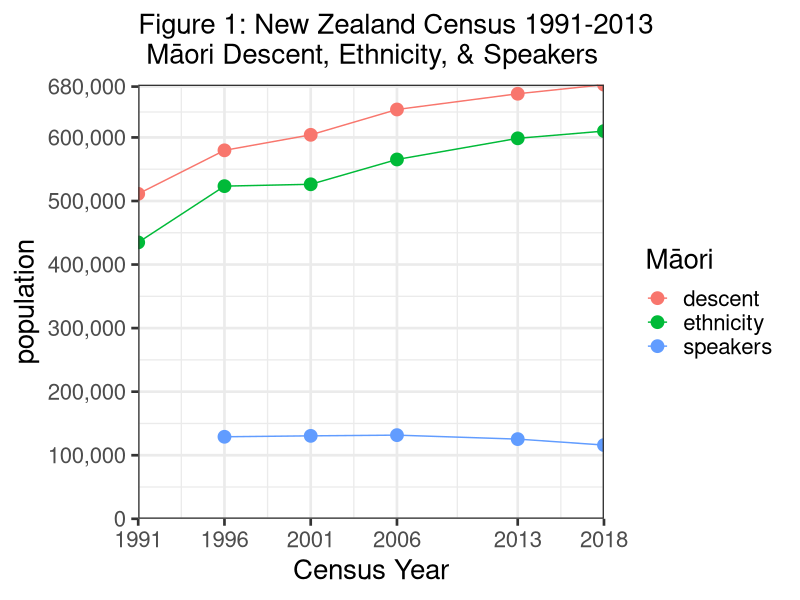
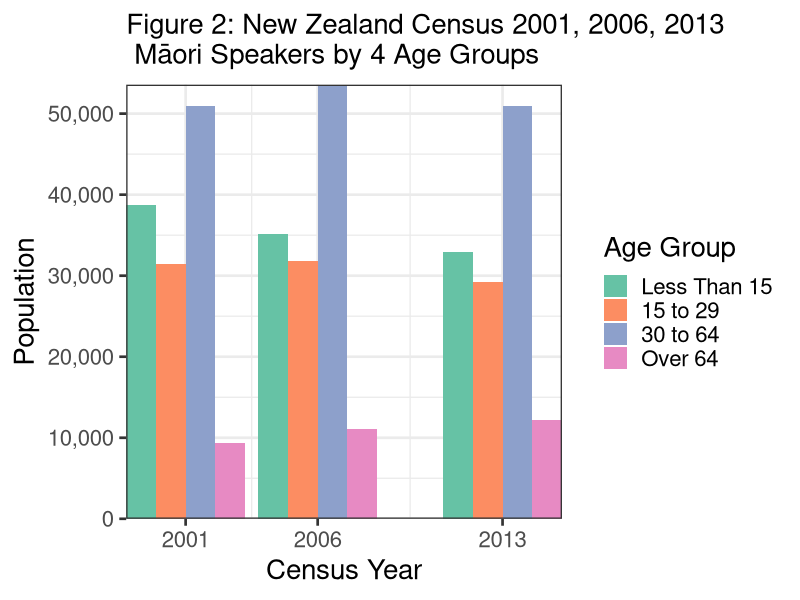
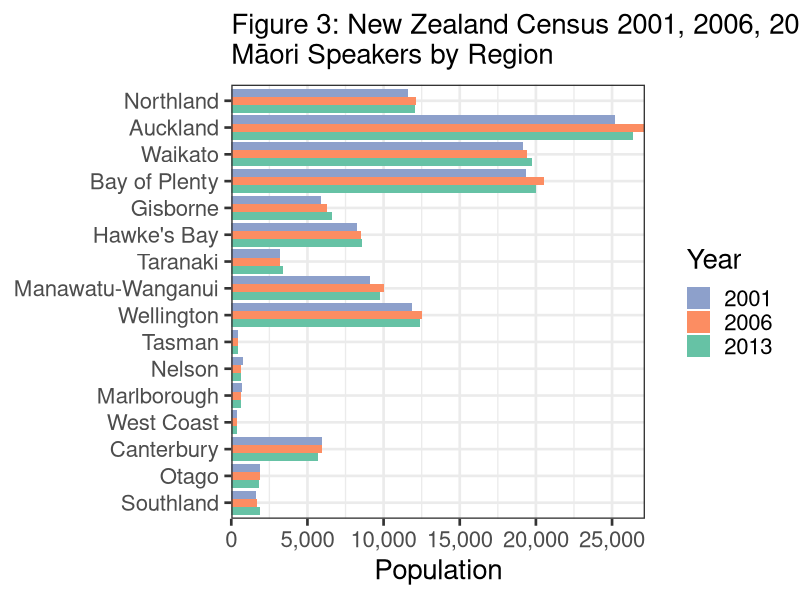
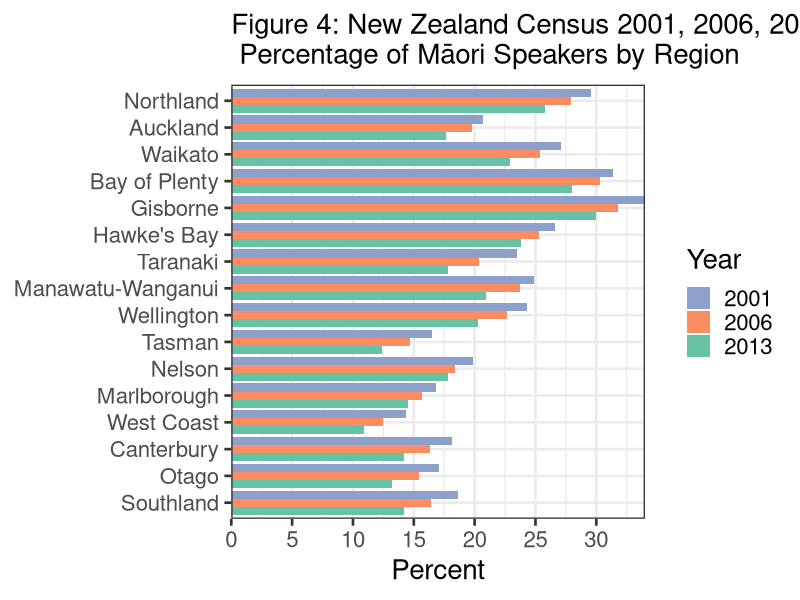
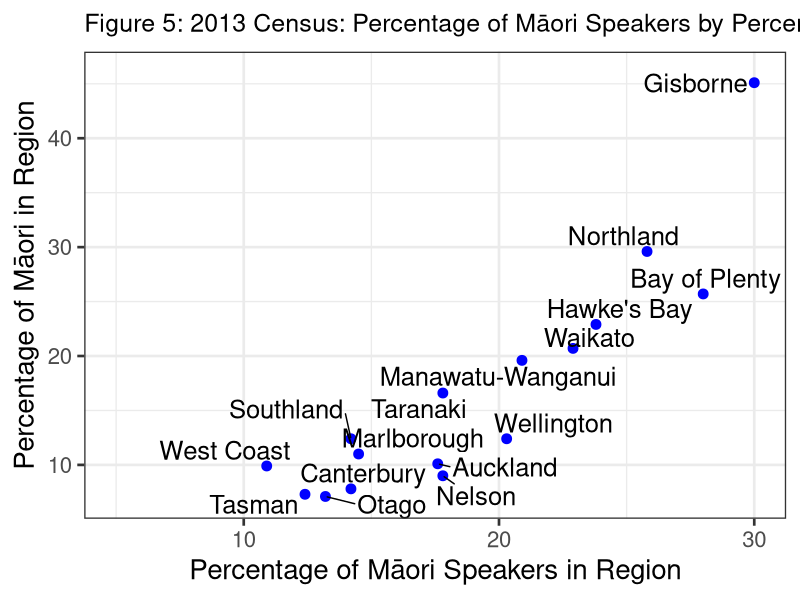
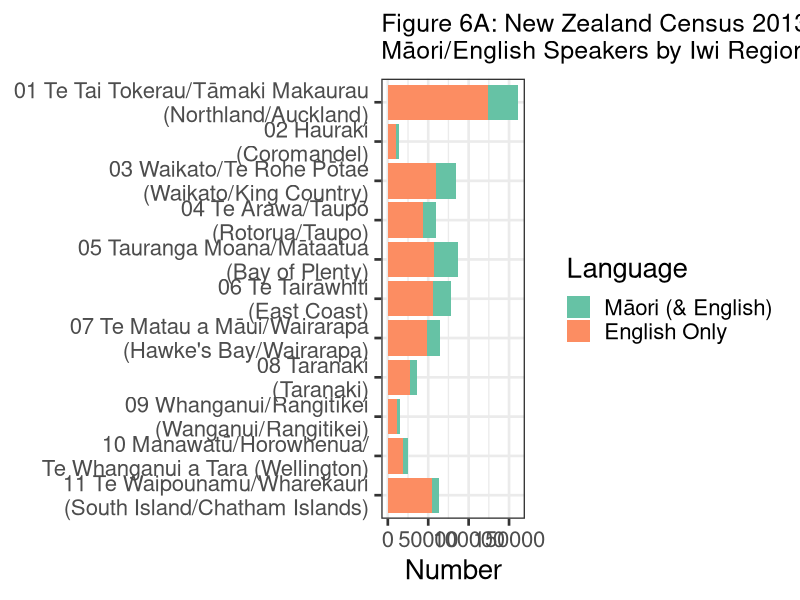
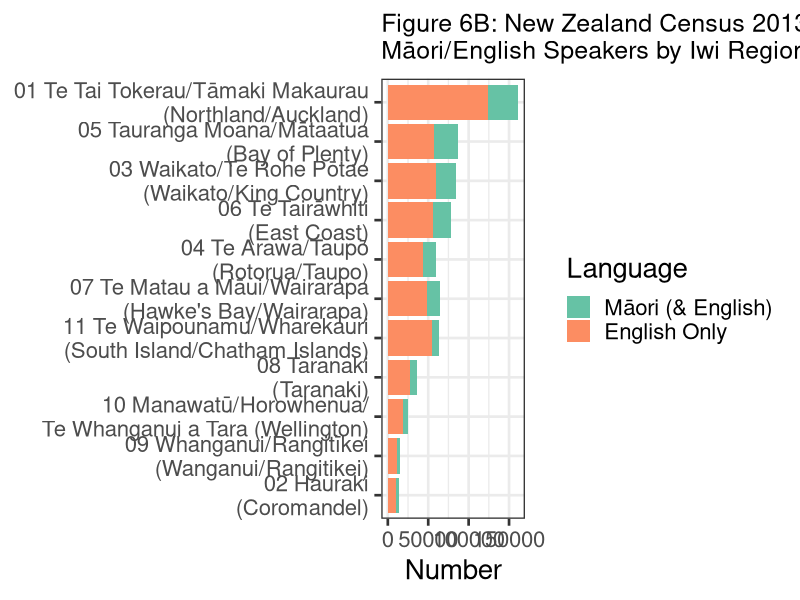
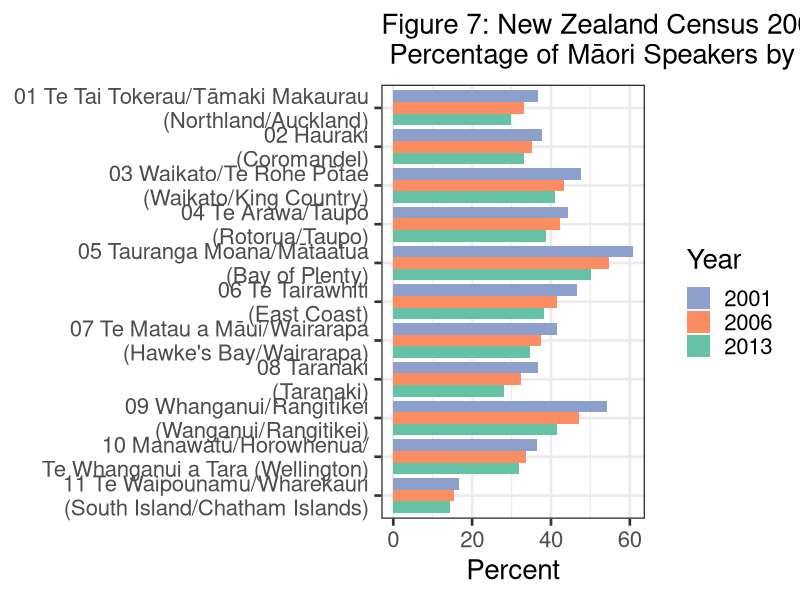

Here is the R script that generated these plots, in order:
# start R script #
# Maori Language stats from NZ Censuses, Peter J Keegan, updated 19 Jan 2016
# all data created in the script, self contained but not best way to do things.
# Done using OSX, if using Windows etc. check Unicode OK.
# object names mostly lower case, or sometimes lowerCamelCase
# d.. usually indicates dataframe, plot.. indicates plot object
#
#
library(ggplot2);library(ggrepel)
library(reshape2)
library(scales)
#
#
# Section 1 Overview
# Create vectors of NZ Census (Maori) Data, with addition of my 2018 guestimates
#
year <- c(1991, 1996, 2001, 2006, 2013, 2018)
ethnicity <- c(434847, 523371, 526281, 565329, 598605, 610000)
descent <- c(511278, 579714, 604110, 643977, 668724, 683000)
speakers <- c(NA, 129048, 130482, 131613, 125352, 116000) # no lang. qu pre 1996
#
# Combine to R dataframe
#
d001 <- data.frame(year, descent, ethnicity, speakers)
#
rm(descent, ethnicity, speakers, year) # Get rid of redundant vectors
#
# Convert data from wide to long format and stack
#
d001a <- melt(d001, id.vars = "year",
               measure.vars = c("descent", "ethnicity", "speakers"),
              variable.name = "maori",
                 value.name = "population")
#
# plot 1 1st attempt
#
# ggplot(d001a, aes(x=year, y=population, colour=maori, group=maori)) +
# geom_line() + geom_point(size=4)
#
# plot 1 Final
#
plot01a <- ggplot(d001a, aes(x = year, y = population, colour = maori,
  group = maori)) + labs(colour = "M\u0101ori")
plot01b <- plot01a + ggtitle(paste0("Figure 1: New Zealand Census 1991-2013",
"\n M\u0101ori Descent, Ethnicity, & Speakers"))
plot01c <- plot01b + geom_line() + geom_point(size = 4)
plot01d <- plot01c + scale_y_continuous(labels = comma,
  breaks = c(0, 100000, 200000, 300000, 400000, 500000, 600000, 680000),
  expand = c(0, 0))
plot01e <- plot01d + expand_limits(y = 0, x = 2018) + theme_bw(base_size = 20)
plot01f <- plot01e + scale_x_continuous(name = "Census Year",
  breaks = c(1991, 1996, 2001, 2006, 2013, 2018), expand = c(0, 0))
plot01f + theme (plot.title = element_text(size = 20))
#
#
rm(plot01a, plot01b, plot01c, plot01d, plot01e)
#
#
# Section 2 Maori Speakers by 4 age groups
#
# Create vectors of NZ Census Data, Maori speakers by age group by year
# (2001, 2006, 2013)
#
year <- c(2001, 2006, 2013)
agelessthan15 <- c(38673, 35151, 32961)
age15to29 <- c(31479, 31860, 29232)
age30to64 <- c(50967, 53574, 50910)
ageover64 <- c(9363, 11031, 12249)
#
# Combine to dataframe
#
d002 <- data.frame(year, agelessthan15, age15to29, age30to64, ageover64)
#
rm(year, agelessthan15, age15to29, age30to64, ageover64) # delete redundant vectors
#
# Convert data from wide to long format & stack
#
d002a <- melt(d002, id.vars = "year",
               measure.vars = c("agelessthan15", "age15to29", "age30to64", "ageover64"),
              variable.name = "agegroup",
                 value.name = "pop")
#
#
#
# plot 2, 1st attempt
#
# plot02a <- ggplot(d002a, aes(x=year, y=pop, fill=agegroup)) +
# geom_bar(position="dodge", stat="identity")
# plot02a + theme_bw(base_size = 20) +
# ggtitle("Census: Maori language speakers by 4 Age Groups")
#
# change plot 2 colours
#
plot02a <- ggplot(d002a, aes(x = year, y = pop, fill = agegroup)) +
  geom_bar(position = "dodge", stat = "identity")
plot02b <- plot02a + scale_fill_brewer(palette = "Set2", name = "Age Group",
  labels = c("Less Than 15", "15 to 29", "30 to 64", "Over 64")) +
  theme_bw(base_size = 20)
plot02c <- plot02b + ggtitle(paste0("Figure 2: New Zealand Census 2001, 2006, ",
"2013 \n M\u0101ori Speakers by 4 Age Groups"))
plot02d <- plot02c + scale_y_continuous(name = "Population", labels = comma,
  breaks = c(0, 10000, 20000, 30000, 40000, 50000, 60000), expand = c(0, 0))
plot02e <- plot02d + scale_x_continuous(name = "Census Year",
  breaks = c(2001, 2006, 2013), expand = c(0, 0))
plot02e + theme (plot.title = element_text(size = 20))
#
rm(plot02a, plot02b, plot02c, plot02d)
#
#
# Section 3
#
# New Zealand Census, No. of Maori language speakers by Regions, 2001 to 2013
#
# Create vectors of Stats Census Regions
#
rorder <- c(1, 2, 3, 4, 5, 6, 7, 8, 9, 10, 11, 12, 13, 14, 15, 16)
#
cregion <- c("Northland", "Auckland", "Waikato", "Bay of Plenty", "Gisborne",
  "Hawke's Bay", "Taranaki", "Manawatu-Wanganui", "Wellington",
  "Tasman", "Nelson", "Marlborough", "West Coast", "Canterbury",
  "Otago", "Southland")
cregionrev <- rev(cregion)
#
#
#
spr2001 <- c(12045, 26373, 19749, 19995, 6591, 8550, 3423, 9795, 12423, 459,
  639, 654, 366, 5712, 1800, 1872)
pop2001 <- c(40734, 127626, 72822, 63654, 19365, 32085, 14559, 39267, 51123,
  2778, 3219, 3894, 2547, 31635, 10545, 10038)
per2001 <- c(29.6, 20.7, 27.1, 31.4, 34, 26.6, 23.5, 24.9, 24.3, 16.5,
  19.9, 16.8, 14.4, 18.1, 17.1, 18.6)
spr2006 <- c(12141, 27162, 19422, 20508, 6276, 8493, 3216, 10047, 12552,
  450, 666, 669, 363, 5979, 1896, 1710)
pop2006 <- c(43530, 137133, 76572, 67662, 19761, 33555, 15798, 42285,
  55437, 3063, 3615, 4275, 2916, 36669, 12273, 10422)
per2006 <- c(27.89, 19.81, 25.36, 30.31, 31.76, 25.31, 20.36, 23.76,
  22.64, 14.69, 18.42, 15.65, 12.45, 16.31, 15.45, 16.41)
spr2013 <- c(11586, 25173, 19176, 19326, 5901, 8256, 3228, 9114, 11841,
  426, 741, 693, 345, 5958, 1902, 1647)
pop2013 <- c(44931, 142770, 83742, 68943, 19683, 34662, 18150, 43599,
  58338, 3441, 4167, 4776, 3171, 41910, 14385, 11607)
per2013 <- c(25.79, 17.63, 22.9, 28.03, 29.98, 23.82, 17.79, 20.9,
  20.3, 12.38, 17.78, 14.51, 10.88, 14.22, 13.22, 14.19)
#
d003 <- data.frame(rorder, cregion, spr2001, pop2001, per2001,
  spr2006, pop2006, per2006, spr2013, pop2013, per2013)
#
rm(rorder, spr2001, pop2001, per2001, spr2006, pop2006,
  per2006, spr2013, pop2013, per2013)
#
d003a <- d003[c(2, 9, 6, 3)]
#
d003b <- melt(d003a, id.vars = "cregion",
    measure.vars = c("spr2001", "spr2006", "spr2013"),
    variable.name = "Year",
    value.name = "Population")
#
# plot 3 1st basic, then improve
#
# ggplot(d003b, aes(x = cregion, y = Population, fill = Year)) +
# geom_bar(position = "dodge", stat = "identity")
#
#
# plot 3 final plot
#
plot03c <- ggplot(d003b, aes(x = cregion, y = Population, fill = Year)) +
  geom_bar(position = "dodge", stat = "identity")
plot03d <- plot03c + coord_flip() + theme_bw(base_size = 20) +
  theme (plot.title = element_text(size=20))
plot03e <- plot03d + scale_fill_brewer(palette = "Set2",
  labels =c("2013", "2006", "2001"))
plot03f <- plot03e + ggtitle(paste0("Figure 3: New Zealand Census 2001, 2006, ",
"2013\nM\u0101ori Speakers by Region"))
plot03g <- plot03f + scale_x_discrete(limits = cregionrev)
plot03f <- plot03g + scale_y_continuous(labels = comma,
  breaks = c(0, 5000, 10000, 15000, 20000, 25000, 30000), expand = c(0, 0))
plot03f + guides(fill = guide_legend(reverse=TRUE)) +
  theme(axis.title.y = element_blank())
#
rm(plot03c, plot03d, plot03e, plot03f, plot03g)
#
#
# Section 4 #
#
# New Zealand Census % of Maori language speakers by Regions, 2001 to 2013
#
d004a <- d003[c(2, 11, 8, 5)]
#
d004b <- melt(d004a, id.vars = "cregion",
                measure.vars = c("per2013", "per2006", "per2001"),
                variable.name = "Year",
                   value.name = "Percent")
#
#
#names(d004b) <- c("Region", "Year", "Percent")
#
# plot 4, 1st basic then improve
#
# plot4a <- ggplot(d004b, aes(x=Region, y=Percent, fill=Year)) +
# geom_bar(position="dodge", stat="identity")
# plot4a + theme_bw(base_size = 16) +
# ggtitle("Census: % of Maori language speakers by Region") + coord_flip()
#
# plot 4 change plot colours
#
# plot04b <- ggplot(d004b, aes(x=Region, y=Percent, fill=Year)) +
# geom_bar(position="dodge", stat="identity")
# plot04bb <- cplot04b + scale_fill_brewer(palette="Set2") +
# theme_bw(base_size = 16) + coord_flip()
# plot04bb + ggtitle("Census: % Maori language speakers by Region")
#
# plot 4 add region labels
#
# plot04c <- ggplot(d004b, aes(x=Region, y=Percent, fill=Year)) +
# geom_bar(position="dodge", stat="identity")
# plot04d <- plot04c + scale_fill_brewer(palette="Set2") +
# theme_bw(base_size = 16)
# plot04e <- plot04d + ggtitle("Fig. 4: Census: % of Maori speakers by Region")
# plot04e + scale_x_discrete(limits=c("Southland", "Otago", "Canterbury",
# "West Coast", "Marlborough", "Nelson", "Tasman", "Wellington",
# "Manawatu-Wanganui", "Taranaki", "Hawke's Bay", "Gisborne",
# "Bay of Plenty", "Waikato", "Auckland", "Northland")) +
# theme(axis.title.y = element_blank())
#
# plot 4 Final, get legend labels correct and in order
#
plot04h <- ggplot(d004b, aes(x = cregion, y = Percent, fill = Year)) +
  geom_bar(position = "dodge", stat = "identity")
plot04i <- plot04h + scale_fill_brewer(palette = "Set2",
  labels =c("2013", "2006", "2001")) + coord_flip()
plot04j <- plot04i + theme_bw(base_size = 20)
plot04k <- plot04j + ggtitle(paste0("Figure 4: New Zealand Census 2001, 2006, ",
"2013\n Percentage of M\u0101ori Speakers by Region"))
plot04l <- plot04k + scale_x_discrete(limits = cregionrev)
plot04m <- plot04l + theme(axis.title.y = element_blank())
plot04n <- plot04m + scale_y_continuous(breaks = c(0, 5, 10, 15, 20, 25, 30,
  35), expand = c(0, 0))
plot04o <- plot04n + guides(fill = guide_legend(reverse = TRUE))
plot04o + theme (plot.title = element_text(size = 20))
#
rm(plot04h, plot04i, plot04j, plot04k, plot04l, plot04m, plot04n)
#
# Section 5
#
# NZ Census Data % of Maori speakers by Regions vs. % of total Regional pop.2013
#
# Create vectors of NZ Census Data for 2013
#
# Region (already created)
#
perSpkr13 <- c(25.8, 17.6, 22.9, 28.0, 30.0, 23.8, 17.8, 20.9, 20.3,
  12.4, 17.8, 14.5, 10.9, 14.2, 13.2, 14.2)
#
perPop13 <- c(29.6, 10.1, 20.7, 25.7, 45.1, 22.9, 16.6, 19.6, 12.4,
  7.3, 9.0, 11.0, 9.9, 7.8, 7.1, 12.4)
#
# Combine to dataframe
#
d005 <- data.frame(cregion, perSpkr13, perPop13)
#
rm(perSpkr13, perPop13)
#
#
#
# plot 5, basic then improve
#
# plot05 <- ggplot(d005, aes(x=perSpkr13, y=perPop13, fill=cregion)) +
# geom_point() + theme_bw(base_size = 16)
# plot05 + ggtitle("2013 Census: % Speakers by % of Region Pop.")
#
# plot 5 - add labels, hide key
#
# plot5a <- ggplot(d005, aes(x=perSpkr13, y=perPop13, fill=cregion)) +
# geom_point() + theme_bw(base_size = 16)
# plot5b <- plot5a + geom_text(aes(label=Region), hjust=1.1, vjust=.5, size=6) +
# xlim(5,40)+ ylim(5,50)
# plot5b + guides(fill=FALSE) +
# ggtitle("2013 Census: Maori % Speakers by % of Region Pop.")
#
# Plot 5, ex final R plot 2015
#
# plot05c <- ggplot(d005, aes(x = perSpkr13, y = perPop13, fill = cregion)) +
#   geom_point(colour = "blue", size = 4)
# plot05d <- plot05c + theme_bw(base_size = 20) + guides(fill=FALSE)
# plot05e <- plot05d + ggtitle(paste0("Figure 5: 2013 Census: % of M\u0101ori ",
# "Speakers by Percentage Region Population"))
# plot05f <- plot05e + theme (plot.title = element_text(size = 18))
# plot05g <- plot05f + geom_text(aes(label = cregion), hjust = 1.1,
#   vjust = .5, size = 6) + xlim(5, 30) + ylim(7, 46)
# plot05g + xlab("Percentage of M\u0101ori Speakers in Region") +
#   ylab("Percentage of M\u0101ori in Region")
#
# rm(plot05c, plot05d, plot05e, plot05f)
#
# Plot 5, Final R plot 2016
# use Geoms from ggrepel to fix overlapping labels
#
plot05cc <- ggplot(d005, aes(x = perSpkr13, y = perPop13, fill = cregion)) +
  geom_point(colour = "blue", size = 3)
plot05cd <- plot05cc + theme_bw(base_size = 20) + guides(fill=FALSE)
plot05ce <- plot05cd + ggtitle(paste0("Figure 5: 2013 Census: Percentage ",
    "of M\u0101ori Speakers by Percentage Region Population"))
plot05cf <- plot05ce + theme (plot.title = element_text(size = 18))
plot05cg <- plot05cf + geom_text_repel(aes(perSpkr13, perPop13, label = cregion),
    size = 6.5, force = 1) + xlim(5, 30) + ylim(7, 46)
plot05cg + xlab("Percentage of M\u0101ori Speakers in Region") +
  ylab("Percentage of M\u0101ori in Region")
#
rm(plot05cc, plot05cd, plot05ce, plot05cf)
#
#
#
# Section 6
#
# Create vectors of NZ Iwi-Region speakers of Maori for 2001, 2006, 2013
#
iwiregion <- c("01 Te Tai Tokerau/Tāmaki Makaurau\n (Northland/Auckland)",
  "02 Hauraki\n (Coromandel)",
  "03 Waikato/Te Rohe Pōtae\n (Waikato/King Country)",
  "04 Te Arawa/Taupō\n (Rotorua/Taupo)",
  "05 Tauranga Moana/Mātaatua\n (Bay of Plenty)",
  "06 Te Tairāwhiti\n (East Coast)",
  "07 Te Matau a Māui/Wairarapa\n (Hawke's Bay/Wairarapa)",
  "08 Taranaki\n (Taranaki)",
  "09 Whanganui/Rangitīkei\n (Wanganui/Rangitikei)",
  "10 Manawatū/Horowhenua/\n Te Whanganui a Tara (Wellington)",
  "11 Te Waipounamu/Wharekauri\n (South Island/Chatham Islands)")
#
iwiregionrev <- rev(iwiregion) # useful for plots
#
#
#
c2001M <- c(36012, 2508, 21954, 15708, 26454, 21429, 15696, 7149, 3990, 4569,
  6468)
c2001E <- c(98220, 6663, 46077, 35322, 43473, 45948, 37812, 19497, 7356,
  12525, 38856)
c2001T <- c(134232, 9171, 68031, 51030, 69927, 67377, 53508, 26646,
  11346, 17094, 45324)
c2001Per <- c(36.6, 37.6, 47.6, 44.4, 60.8, 46.6, 41.5, 36.6, 54.2, 36.4, 16.6)
c2006M <- c(39285, 3363, 22848, 16599, 28935, 23226, 17229, 7869, 4449,
  5295, 7710)
c2006E <- c(118527, 9504, 52665, 39063, 52947, 55809, 45966, 24234,
  9450, 15693, 49881)
c2006T <- c(157812, 12867, 75513, 55662, 81882, 79035, 63195, 32103,
  13899, 20988, 57591)
c2006Per <- c(33.1, 35.3, 43.3, 42.4, 54.6, 41.6, 37.4, 32.4, 47, 33.7, 15.4)
c2013M <- c(37140, 3492, 24666, 16743, 28890, 21588, 16680, 7842,
  4569, 6141, 7944)
c2013E <- c(124503, 10539, 60237, 43062, 57459, 56412, 48132, 27963,
  11001, 19287, 55284)
c2013T <- c(161643, 14031, 84903, 59805, 86349, 78000, 64812, 35805,
  15570, 25428, 63228)
c2013Per <- c(29.8, 33.1, 40.9, 38.8, 50.2, 38.2, 34.6, 28,
  41.5, 31.8, 14.3)
#
# Combine to dataframe
#
d006 <- data.frame(iwiregion, c2001M, c2001E, c2001T, c2001Per, c2006M,
  c2006E, c2006T, c2006Per, c2013M, c2013E, c2013T, c2013Per)
rm(c2001M, c2001E, c2001T, c2001Per, c2006M, c2006E, c2006T,
  c2006Per, c2013M, c2013E, c2013T, c2013Per)
#
d006a <- d006[c(1, 13, 9, 5)]
#
d006b <- melt(d006a, id.vars = "iwiregion")
names(d006b) <- c("iwiregion", "Year", "Percent")
#
d006c <- d006[c(1, 10, 11)]
d006d <- melt(d006c, id.vars = "iwiregion")
names(d006d) <- c("iwiregion", "Language", "Number")
#
# Plot 6
#
#
# plot06a <- ggplot(d006d, aes(x=iwiregion, y=Number, fill=Language)) +
# geom_bar(stat="identity")
# plot06a+ theme_bw(base_size = 18) +
# ggtitle("Maori/English Speakers by Iwi Region") + coord_flip()
#
#
plot06b <- ggplot(d006d, aes(x = iwiregion, y = Number, fill = Language)) +
  geom_bar(stat = "identity")
plot06c <- plot06b + ggtitle(paste0("Figure 6A: New Zealand Census 2013\n",
"M\u0101ori/English Speakers by Iwi Region"))
plot06d <- plot06c + theme_bw(base_size = 20) + coord_flip()
plot06e <- plot06d + theme (plot.title = element_text(size = 18))
plot06f <- plot06e + scale_fill_brewer(palette = "Set2",
  labels = c("M\u0101ori (& English)", "English Only"))
plot06f + scale_x_discrete(limits = iwiregionrev) +
  theme(axis.title.y = element_blank())
#
rm(plot06b, plot06c, plot06d, plot06e)
#
# plot 6 reordered
#
plot06p <- ggplot(d006d, aes(x = iwiregion, y = Number, fill = Language)) +
  geom_bar(stat = "identity")
plot06q <- plot06p + ggtitle(paste0("Figure 6B: New Zealand Census 2013 \n",
"M\u0101ori/English Speakers by Iwi Region"))
plot06r <- plot06q + theme_bw(base_size = 20) + coord_flip() +
  theme(axis.title.y = element_blank())
plot06s <- plot06r + theme (plot.title = element_text(size = 18))
plot06t <- plot06s +
  scale_fill_brewer(palette = "Set2",
  labels =c("M\u0101ori (& English)", "English Only"))
plot06t + scale_x_discrete(limits =c("02 Hauraki\n (Coromandel)",
  "09 Whanganui/Rangitīkei\n (Wanganui/Rangitikei)",
  "10 Manawatū/Horowhenua/\n Te Whanganui a Tara (Wellington)",
  "08 Taranaki\n (Taranaki)",
  "11 Te Waipounamu/Wharekauri\n (South Island/Chatham Islands)",
  "07 Te Matau a Māui/Wairarapa\n (Hawke's Bay/Wairarapa)",
  "04 Te Arawa/Taupō\n (Rotorua/Taupo)",
  "06 Te Tairāwhiti\n (East Coast)",
  "03 Waikato/Te Rohe Pōtae\n (Waikato/King Country)",
  "05 Tauranga Moana/Mātaatua\n (Bay of Plenty)",
  "01 Te Tai Tokerau/Tāmaki Makaurau\n (Northland/Auckland)"))
#
rm(plot06p, plot06q, plot06r, plot06s)
#
# Section 7
# plot 7
#
# plot07 <- ggplot(d006b, aes(x=IwiRegion, y=Percent, fill=Year)) +
# geom_bar(position="dodge", stat="identity")
# plot07 + theme_bw(base_size = 16) +
# ggtitle("Census: Percentage of Maori language speakers by Iwi Region") +
# coord_flip()
#
plot07a <- ggplot(d006b, aes(x = iwiregion, y = Percent, fill = Year)) +
  geom_bar(position = "dodge", stat = "identity")
plot07b <- plot07a + coord_flip() + theme_bw(base_size = 20)
plot07c <- plot07b +
  scale_fill_brewer(palette = "Set2", labels = c("2013", "2006", "2001"))
plot07d <- plot07c + ggtitle(paste0("Figure 7: New Zealand Census 2001, 2006, ",
"2013\n Percentage of M\u0101ori Speakers by Iwi Region"))
plot07e <- plot07d + theme (plot.title = element_text(size = 20))
plot07f <- plot07e + scale_x_discrete(limits = iwiregionrev)
plot07f + guides(fill = guide_legend(reverse = TRUE)) +
  theme(axis.title.y = element_blank())
#
rm(plot07a, plot07b, plot07c, plot07d, plot07e)
#
# Section 8, iwi 10k+, 2013
#
iwi10k <-c("Ngapuhi", "Ngati Porou", "Ngai Tahu / Kai Tahu", "Waikato",
  "Ngati Tuwharetoa", "Ngati Maniapoto", "Tuhoe",
  "Ngati Kahungunu ki Te Wairoa", "Te Arawa",
  "Ngati Kahungunu, region unspecified", "Te Rarawa", "Ngati Awa",
  "Te Atiawa (Taranaki)", "Ngati Raukawa (ki te Tonga)",
  "Ngati Whatua", "Te Whanau-a-Apanui","Ngaiterangi",
  "Whakatohea", "Tainui", "Te Ati Hau Nui-a-Paparangi",
  "Ngati Kahungunu ki Heretaunga", "Ngati Raukawa (Waikato)")
iwi10krev  <- rev(iwi10k)
m2001 <-c(26646, 19431, 5148, 12636, 8958, 8031, 12363, 4332, 5241, 7278,
  4107, 4746, 2070, 3084, 3447, 4353, 3609, 3474, 3786, 3342, 2460, 1497)
e2001 <-c(76005, 41907, 33639, 23118, 20184, 19041, 16923, 10236, 11325,
  17481, 7347, 8247, 7953, 7860, 8580, 5562, 5853, 6438, 8940, 5433,
  4428, 3609)
t2001 <-c(102651, 61338, 38787, 35754, 29142, 27072, 29286, 14568, 16566,
  24759, 11454, 12993, 10023, 10944, 12027, 9915, 9462, 9912, 12726, 8775,
  6888, 5106)
per2001 <-c(26.0, 31.7, 13.3, 35.3, 30.7, 29.7, 42.2, 29.7, 31.6, 29.4,
  35.9, 36.5, 20.7, 28.2, 28.7, 43.9, 38.1, 35.0, 29.8, 38.1, 35.7, 29.3)
m2006 <-c(29733, 21153, 5973, 11412, 10428, 9375, 13344, 5535, 7458, 4977,
  4959, 5133, 2391, 3444, 4194, 4821, 4209, 4014, 4128, 3684, 3084, 2244)
e2006 <-c(92805, 51084, 43110, 22203, 24300, 24291, 19500, 15432, 15978,
  13920, 9960, 10164, 10383, 9786, 10581, 6993, 7986, 8106, 10221, 6807,
  6447, 5862)
t2006 <-c(122538, 72237, 49083, 33615, 34728, 33666, 32844, 20967, 23436,
  18897, 14919, 15297, 12774, 13230, 14775, 11814, 12195, 12120, 14349,
  10491, 9531, 8106)
per2006 <-c(24.3, 29.3, 12.2, 33.9, 30.0, 27.8, 40.6, 26.4, 31.8, 26.3,
  33.2, 33.6, 18.7, 26.0, 28.4, 40.8, 34.5, 33.1, 28.8, 35.1, 32.4, 27.7)
m2013 <-c(28053, 19425, 6270, 12879, 10011, 9429, 13413, 5460, 5670,
  4422, 5064, 5262, 2679, 3678, 3732, 5058, 4347, 3819, 2544, 3738, 3300,
  2763)
e2013 <-c(97302, 51447, 48132, 27252, 25776, 25902, 21522, 15492, 14046,
  14049, 11349, 10884, 12477, 11343, 10995, 7797, 8496, 8334, 9264, 7947,
  7656, 7254)
t2013 <-c(125355, 70872, 54402, 40131, 35787, 35331, 34935, 20952, 19716,
  18471, 16413, 16146, 15156, 15021, 14727, 12855, 12843, 12153, 11808,
  11685, 10956, 10017)
per2013 <-c(22.4, 27.4, 11.5, 32.1, 28.0, 26.7, 38.4, 26.1, 28.8, 23.9,
  30.9, 32.6, 17.7, 24.5, 25.3, 39.3, 33.8, 31.4, 21.5, 32.0, 30.1, 27.6)
#
d008 <- data.frame(iwi10k, m2001, e2001, t2001, per2001, m2006, e2006, t2006,
per2006, m2013, e2013, t2013, per2013)
#
rm(m2001, e2001, t2001, per2001, m2006, e2006, t2006, per2006, m2013,
  e2013, t2013, per2013)
#
d008a <- d008[c(1, 13, 9, 5)]
#
d008b <- melt(d008a, id.vars = "iwi10k")
names(d008b) <- c("iwi10k", "Year", "Percent")
#
d008c <- d008[c(1, 10, 11)]
d008d <- melt(d008c, id.vars = "iwi10k")
names(d008d) <- c("iwi10k", "Language", "Number")
#
# plot08a <- ggplot(d008d, aes(x=Iwi, y=Number, fill=Language)) +
# geom_bar(stat="identity")
# plot08a+ theme_bw(base_size = 18) +
# ggtitle("Maori/English Speakers by Major Iwi") + coord_flip()
#
#
plot08b <- ggplot(d008d, aes(x = iwi10k, y = Number, fill = Language)) +
  geom_bar(stat = "identity")
plot08c <- plot08b + ggtitle(paste0("Figure 8: New Zealand Census 2013\n",
"M\u0101ori/English Speakers by Major Iwi"))
plot08d <- plot08c + theme_bw(base_size = 20) + coord_flip()
plot08e <- plot08d + theme (plot.title = element_text(size=20))
plot08f <- plot08e+ theme(axis.title.y = element_blank())
plot08g <- plot08f + scale_fill_brewer(palette = "Set2",
  labels = c("M\u0101ori (& English)", "English Only"))
plot08g + scale_x_discrete(limits = iwi10krev)
#
rm(plot08b, plot08c, plot08d, plot08e, plot08f)
#
#
plot08m <- ggplot(d008b, aes(x = iwi10k, y = Percent, fill = Year)) +
  geom_bar(position = "dodge", stat = "identity")
plot08n <- plot08m + coord_flip() + theme_bw(base_size = 20)
plot08o <- plot08n + scale_fill_brewer(palette = "Set2",
  labels = c("2013", "2006", "2001"))
plot08p <- plot08o + ggtitle(paste0("Figure 9: New Zealand Census 2001, 2006, ",
"2013\n Percentage of M\u0101ori Speakers by Major Iwi"))
plot08q <- plot08p + theme (plot.title = element_text(size=20))
plot08r <- plot08q + scale_x_discrete(limits = iwi10krev)
plot08r + guides(fill = guide_legend(reverse = TRUE)) +
  theme(axis.title.y = element_blank())
#
rm(plot08m, plot08n, plot08o, plot08p, plot08q)
#
#
## end of R script ##
